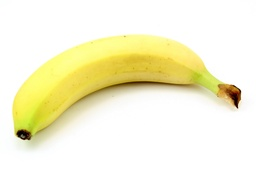
#> input picture code/Sequential/Banana.jpg, 256 x 171 px, shrunk from 1024 x 683 before the run
$ python main.py   (Python 2 division)   (older library calls are emulated)
#> lines starting #> are read from the running program, lines starting #| are printed output that depends on the picture
from scipy.misc import imsave
from scipy.ndimage import imread
import numpy as np

guy = "Banana"

img = imread(guy + ".jpg")
#> img is the input picture: shape (171, 256, 3); mean R, G, B 246, 242.4, 209.8

print np.shape(img)
#| (171, 256, 3)
(height, width, color) = np.shape(img)
#> height = 171; width = 256; color = 3

# Convert to grayscale
grayscale = np.zeros((height, width))

for row in range(height):
    for col in range(width):
        grayscale[row][col] = sum(img[row][col]) / 3
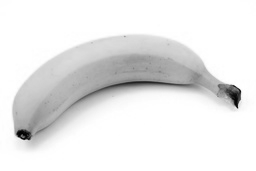
#> grayscale: shape (171, 256) float64; min 0, max 255, mean 232.6


# Blur with box filter, take average of square around center pixel
box_size = 10
blurred = np.zeros((height, width))
for row in range(height):
    for col in range(width):
        total = 0
        count = 0
        for i in range(row - (box_size / 2), row + (box_size / 2)):
            for j in range(col - (box_size / 2), col + (box_size / 2)):
                if (i < 0 or i >= height or j < 0 or j >= width):
                    continue
                count += 1
                total += grayscale[i][j]
        if count == 0:
            count = 1
        blurred[row][col] = (total / count)
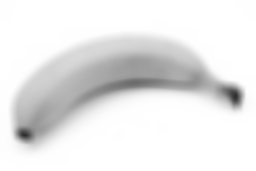
#> blurred: shape (171, 256) float64; min 47.67, max 255, mean 232.6

# Line Energy
line_energy = blurred

# compute gradient
gradient_kernel = [[0, 1, 0],
                   [1, -4, 1],
                   [0, 1, 0]
                  ]
kernel_size = len(gradient_kernel)
edge_energy = np.zeros((height, width))
for row in range(height):
    for col in range(width):
        total = 0
        for i in range(row - (kernel_size / 2), row + (kernel_size / 2)):
            for j in range(col - (kernel_size / 2), col + (kernel_size / 2)):
                if (i < 0 or i >= height or j < 0 or j >= width):
                    continue
                k_i = (kernel_size/2) + i - row
                k_j = (kernel_size/2) + j - col
                total += blurred[i][j] * gradient_kernel[k_i][k_j]
        edge_energy[row][col] = total
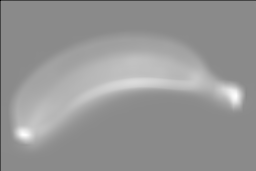
#> edge_energy: shape (171, 256) float64; min -1016, max -84.85, mean -467.6; drawn with min black and max white

imsave(guy + "_blurred.jpg", blurred)
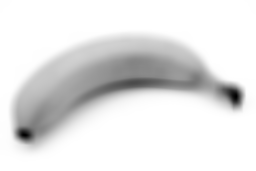
#> saved as Banana_blurred.jpg: PIL image 256x171 L; min 0, max 255, mean 227.4
imsave(guy + "_edge.jpg", edge_energy)
imsave(guy + "_segmented.jpg", img)

$ run again, with code/Sequential/sportsball.jpg copied over code/Sequential/Banana.jpg
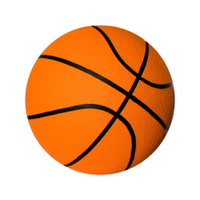
#> input picture code/Sequential/sportsball.jpg, 200 x 200 px
#> img is the input picture: shape (200, 200, 3); mean R, G, B 234.7, 184.1, 146.3
#| (200, 200, 3)
#> after the loop `for row in range(height):`:
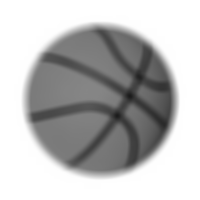
#> blurred: shape (200, 200) float64; min 27.63, max 255, mean 188.2
#> after the loop `for row in range(height):`:
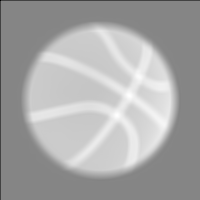
#> edge_energy: shape (200, 200) float64; min -1020, max -48.71, mean -378.9; drawn with min black and max white
